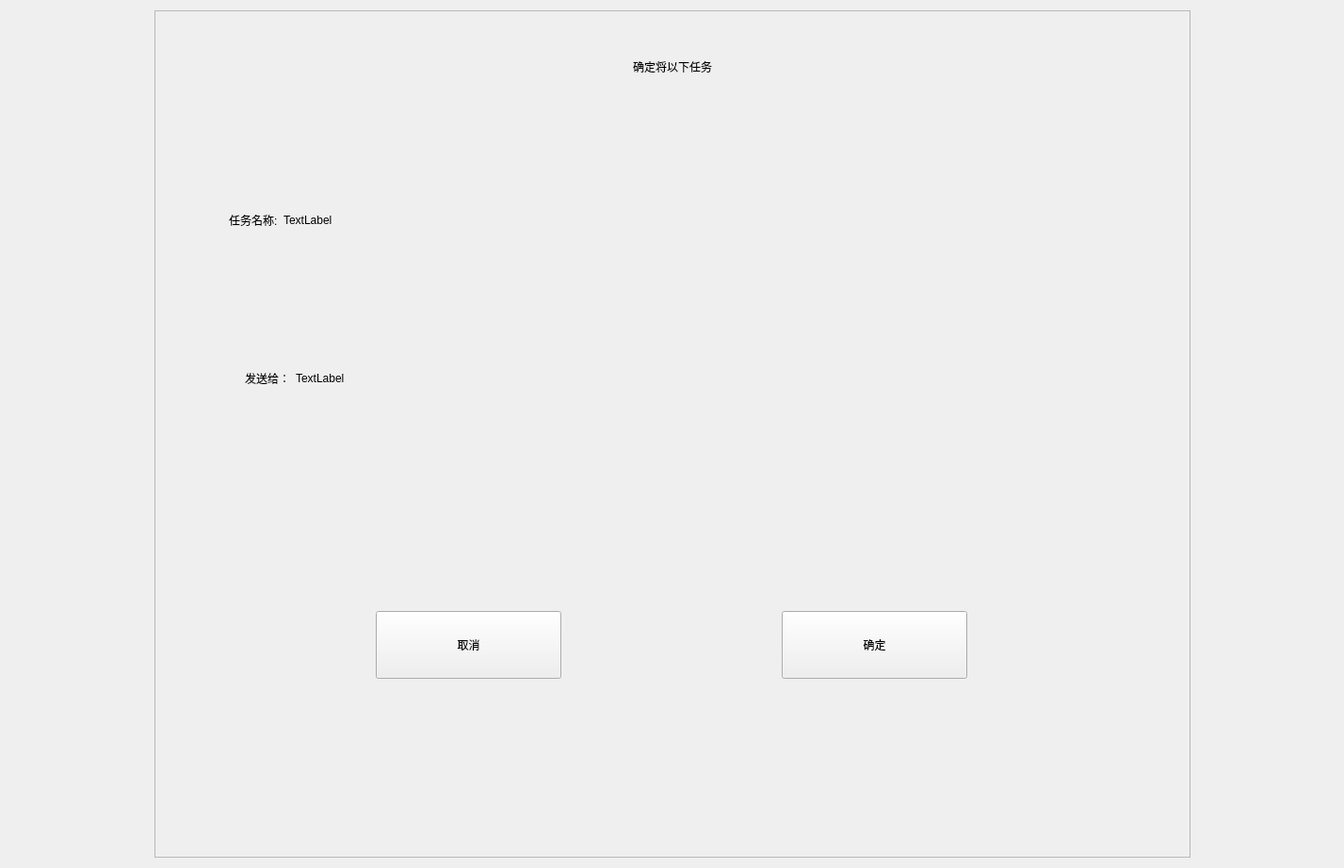
<?xml version="1.0" encoding="UTF-8"?>
<ui version="4.0">
 <class>SYAdminSendTaskConfirmDlg</class>
 <widget class="QWidget" name="SYAdminSendTaskConfirmDlg">
  <property name="geometry">
   <rect>
    <x>0</x>
    <y>0</y>
    <width>1427</width>
    <height>713</height>
   </rect>
  </property>
  <property name="windowTitle">
   <string>SimLaparo</string>
  </property>
  <layout class="QVBoxLayout" name="verticalLayout_2">
   <item>
    <spacer name="verticalSpacer_4">
     <property name="orientation">
      <enum>Qt::Vertical</enum>
     </property>
     <property name="sizeHint" stdset="0">
      <size>
       <width>20</width>
       <height>87</height>
      </size>
     </property>
    </spacer>
   </item>
   <item>
    <layout class="QHBoxLayout" name="horizontalLayout_2">
     <item>
      <spacer name="horizontalSpacer_4">
       <property name="orientation">
        <enum>Qt::Horizontal</enum>
       </property>
       <property name="sizeHint" stdset="0">
        <size>
         <width>40</width>
         <height>20</height>
        </size>
       </property>
      </spacer>
     </item>
     <item>
      <widget class="QFrame" name="frame">
       <property name="minimumSize">
        <size>
         <width>1100</width>
         <height>900</height>
        </size>
       </property>
       <property name="maximumSize">
        <size>
         <width>1100</width>
         <height>900</height>
        </size>
       </property>
       <property name="frameShape">
        <enum>QFrame::StyledPanel</enum>
       </property>
       <property name="frameShadow">
        <enum>QFrame::Raised</enum>
       </property>
       <layout class="QVBoxLayout" name="verticalLayout" stretch="0,0">
        <property name="spacing">
         <number>0</number>
        </property>
        <property name="leftMargin">
         <number>0</number>
        </property>
        <property name="topMargin">
         <number>0</number>
        </property>
        <property name="rightMargin">
         <number>0</number>
        </property>
        <property name="bottomMargin">
         <number>0</number>
        </property>
        <item>
         <layout class="QVBoxLayout" name="verticalLayout_4">
          <property name="spacing">
           <number>0</number>
          </property>
          <item>
           <widget class="QLabel" name="lb_title">
            <property name="minimumSize">
             <size>
              <width>500</width>
              <height>0</height>
             </size>
            </property>
            <property name="text">
             <string>确定将以下任务</string>
            </property>
            <property name="alignment">
             <set>Qt::AlignCenter</set>
            </property>
           </widget>
          </item>
          <item>
           <spacer name="verticalSpacer_7">
            <property name="orientation">
             <enum>Qt::Vertical</enum>
            </property>
            <property name="sizeType">
             <enum>QSizePolicy::Fixed</enum>
            </property>
            <property name="sizeHint" stdset="0">
             <size>
              <width>0</width>
              <height>45</height>
             </size>
            </property>
           </spacer>
          </item>
          <item>
           <widget class="QFrame" name="frame_taskname">
            <layout class="QHBoxLayout" name="TitleLayout">
             <property name="leftMargin">
              <number>78</number>
             </property>
             <property name="topMargin">
              <number>36</number>
             </property>
             <property name="bottomMargin">
              <number>36</number>
             </property>
             <item>
              <widget class="QLabel" name="label0">
               <property name="minimumSize">
                <size>
                 <width>0</width>
                 <height>30</height>
                </size>
               </property>
               <property name="maximumSize">
                <size>
                 <width>16777215</width>
                 <height>30</height>
                </size>
               </property>
               <property name="text">
                <string>任务名称:</string>
               </property>
              </widget>
             </item>
             <item>
              <widget class="QLabel" name="lb_missionname">
               <property name="text">
                <string>TextLabel</string>
               </property>
              </widget>
             </item>
             <item>
              <spacer name="horizontalSpacer_5">
               <property name="orientation">
                <enum>Qt::Horizontal</enum>
               </property>
               <property name="sizeHint" stdset="0">
                <size>
                 <width>886</width>
                 <height>17</height>
                </size>
               </property>
              </spacer>
             </item>
            </layout>
           </widget>
          </item>
          <item>
           <spacer name="verticalSpacer_6">
            <property name="orientation">
             <enum>Qt::Vertical</enum>
            </property>
            <property name="sizeType">
             <enum>QSizePolicy::Fixed</enum>
            </property>
            <property name="sizeHint" stdset="0">
             <size>
              <width>0</width>
              <height>50</height>
             </size>
            </property>
           </spacer>
          </item>
          <item>
           <widget class="QFrame" name="frame_sendto">
            <layout class="QHBoxLayout" name="horizontalLayout_3">
             <property name="leftMargin">
              <number>95</number>
             </property>
             <item>
              <widget class="QLabel" name="label1">
               <property name="text">
                <string>发送给：</string>
               </property>
              </widget>
             </item>
             <item>
              <widget class="QLabel" name="lb_receiver">
               <property name="text">
                <string>TextLabel</string>
               </property>
              </widget>
             </item>
             <item>
              <spacer name="horizontalSpacer">
               <property name="orientation">
                <enum>Qt::Horizontal</enum>
               </property>
               <property name="sizeHint" stdset="0">
                <size>
                 <width>40</width>
                 <height>20</height>
                </size>
               </property>
              </spacer>
             </item>
            </layout>
           </widget>
          </item>
         </layout>
        </item>
        <item>
         <widget class="QFrame" name="frambottom">
          <layout class="QVBoxLayout" name="verticalLayout_3">
           <property name="spacing">
            <number>0</number>
           </property>
           <property name="leftMargin">
            <number>0</number>
           </property>
           <property name="topMargin">
            <number>0</number>
           </property>
           <property name="rightMargin">
            <number>0</number>
           </property>
           <property name="bottomMargin">
            <number>0</number>
           </property>
           <item>
            <layout class="QHBoxLayout" name="horizontalLayout">
             <item>
              <widget class="QPushButton" name="bt_cancel">
               <property name="minimumSize">
                <size>
                 <width>197</width>
                 <height>72</height>
                </size>
               </property>
               <property name="maximumSize">
                <size>
                 <width>197</width>
                 <height>72</height>
                </size>
               </property>
               <property name="text">
                <string>取消</string>
               </property>
              </widget>
             </item>
             <item>
              <widget class="QPushButton" name="bt_conform">
               <property name="minimumSize">
                <size>
                 <width>197</width>
                 <height>72</height>
                </size>
               </property>
               <property name="maximumSize">
                <size>
                 <width>197</width>
                 <height>72</height>
                </size>
               </property>
               <property name="text">
                <string>确定</string>
               </property>
              </widget>
             </item>
            </layout>
           </item>
          </layout>
         </widget>
        </item>
       </layout>
      </widget>
     </item>
     <item>
      <spacer name="horizontalSpacer_3">
       <property name="orientation">
        <enum>Qt::Horizontal</enum>
       </property>
       <property name="sizeHint" stdset="0">
        <size>
         <width>40</width>
         <height>20</height>
        </size>
       </property>
      </spacer>
     </item>
    </layout>
   </item>
   <item>
    <spacer name="verticalSpacer_5">
     <property name="orientation">
      <enum>Qt::Vertical</enum>
     </property>
     <property name="sizeHint" stdset="0">
      <size>
       <width>20</width>
       <height>86</height>
      </size>
     </property>
    </spacer>
   </item>
  </layout>
 </widget>
 <resources/>
 <connections/>
</ui>
